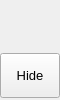
      <widget class="QFrame" name="leftMenuBg">
       <property name="enabled">
        <bool>true</bool>
       </property>
       <property name="minimumSize">
        <size>
         <width>60</width>
         <height>0</height>
        </size>
       </property>
       <property name="maximumSize">
        <size>
         <width>60</width>
         <height>16777215</height>
        </size>
       </property>
       <property name="frameShape">
        <enum>QFrame::NoFrame</enum>
       </property>
       <property name="frameShadow">
        <enum>QFrame::Raised</enum>
       </property>
       <layout class="QVBoxLayout" name="verticalLayout_3">
        <property name="spacing">
         <number>0</number>
        </property>
        <property name="leftMargin">
         <number>0</number>
        </property>
        <property name="topMargin">
         <number>0</number>
        </property>
        <property name="rightMargin">
         <number>0</number>
        </property>
        <property name="bottomMargin">
         <number>0</number>
        </property>
        <item>
         <widget class="QFrame" name="topLogoInfo">
          <property name="enabled">
           <bool>true</bool>
          </property>
          <property name="minimumSize">
           <size>
            <width>0</width>
            <height>50</height>
           </size>
          </property>
          <property name="maximumSize">
           <size>
            <width>16777215</width>
            <height>50</height>
           </size>
          </property>
          <property name="frameShape">
           <enum>QFrame::NoFrame</enum>
          </property>
          <property name="frameShadow">
           <enum>QFrame::Raised</enum>
          </property>
          <widget class="QFrame" name="topLogo">
           <property name="enabled">
            <bool>true</bool>
           </property>
           <property name="geometry">
            <rect>
             <x>10</x>
             <y>5</y>
             <width>42</width>
             <height>42</height>
            </rect>
           </property>
           <property name="minimumSize">
            <size>
             <width>42</width>
             <height>42</height>
            </size>
           </property>
           <property name="maximumSize">
            <size>
             <width>42</width>
             <height>42</height>
            </size>
           </property>
           <property name="styleSheet">
            <string notr="true">background-image: url(D:/QtProj/Hdf5Manager/icons/images/images/PyDracula.png);</string>
           </property>
           <property name="frameShape">
            <enum>QFrame::NoFrame</enum>
           </property>
           <property name="frameShadow">
            <enum>QFrame::Raised</enum>
           </property>
          </widget>
          <widget class="QLabel" name="titleLeftApp">
           <property name="enabled">
            <bool>true</bool>
           </property>
           <property name="geometry">
            <rect>
             <x>70</x>
             <y>8</y>
             <width>160</width>
             <height>20</height>
            </rect>
           </property>
           <property name="font">
            <font>
             <pointsize>12</pointsize>
             <italic>false</italic>
             <bold>false</bold>
            </font>
           </property>
           <property name="text">
            <string>PyDracula</string>
           </property>
           <property name="alignment">
            <set>Qt::AlignLeading|Qt::AlignLeft|Qt::AlignTop</set>
           </property>
          </widget>
          <widget class="QLabel" name="titleLeftDescription">
           <property name="enabled">
            <bool>true</bool>
           </property>
           <property name="geometry">
            <rect>
             <x>70</x>
             <y>27</y>
             <width>160</width>
             <height>16</height>
            </rect>
           </property>
           <property name="maximumSize">
            <size>
             <width>16777215</width>
             <height>16</height>
            </size>
           </property>
           <property name="font">
            <font>
             <pointsize>8</pointsize>
             <italic>false</italic>
             <bold>false</bold>
            </font>
           </property>
           <property name="text">
            <string>Modern GUI / Flat Style</string>
           </property>
           <property name="alignment">
            <set>Qt::AlignLeading|Qt::AlignLeft|Qt::AlignTop</set>
           </property>
          </widget>
         </widget>
        </item>
        <item>
         <widget class="QFrame" name="leftMenuFrame">
          <property name="enabled">
           <bool>true</bool>
          </property>
          <property name="frameShape">
           <enum>QFrame::NoFrame</enum>
          </property>
          <property name="frameShadow">
           <enum>QFrame::Raised</enum>
          </property>
          <widget class="QFrame" name="toggleBox">
           <property name="enabled">
            <bool>true</bool>
           </property>
           <property name="geometry">
            <rect>
             <x>0</x>
             <y>3</y>
             <width>60</width>
             <height>45</height>
            </rect>
           </property>
           <property name="maximumSize">
            <size>
             <width>16777215</width>
             <height>45</height>
            </size>
           </property>
           <property name="frameShape">
            <enum>QFrame::NoFrame</enum>
           </property>
           <property name="frameShadow">
            <enum>QFrame::Raised</enum>
           </property>
           <layout class="QVBoxLayout" name="verticalLayout_4">
            <property name="spacing">
             <number>0</number>
            </property>
            <property name="leftMargin">
             <number>0</number>
            </property>
            <property name="topMargin">
             <number>0</number>
            </property>
            <property name="rightMargin">
             <number>0</number>
            </property>
            <property name="bottomMargin">
             <number>0</number>
            </property>
            <item>
             <widget class="QPushButton" name="toggleButton">
              <property name="enabled">
               <bool>true</bool>
              </property>
              <property name="sizePolicy">
               <sizepolicy hsizetype="Expanding" vsizetype="Fixed">
                <horstretch>0</horstretch>
                <verstretch>0</verstretch>
               </sizepolicy>
              </property>
              <property name="minimumSize">
               <size>
                <width>0</width>
                <height>45</height>
               </size>
              </property>
              <property name="font">
               <font>
                <pointsize>10</pointsize>
                <italic>false</italic>
                <bold>false</bold>
               </font>
              </property>
              <property name="cursor">
               <cursorShape>PointingHandCursor</cursorShape>
              </property>
              <property name="layoutDirection">
               <enum>Qt::LeftToRight</enum>
              </property>
              <property name="autoFillBackground">
               <bool>false</bool>
              </property>
              <property name="styleSheet">
               <string notr="true">background-image: url(C:/Users/Andrea/Desktop/Hdf5Manager/icons/images/icons/icon_menu.png);</string>
              </property>
              <property name="text">
               <string>Hide</string>
              </property>
             </widget>
            </item>
           </layout>
          </widget>
          <widget class="QFrame" name="topMenu">
           <property name="enabled">
            <bool>true</bool>
           </property>
           <property name="geometry">
            <rect>
             <x>0</x>
             <y>48</y>
             <width>148</width>
             <height>231</height>
            </rect>
           </property>
           <property name="frameShape">
            <enum>QFrame::NoFrame</enum>
           </property>
           <property name="frameShadow">
            <enum>QFrame::Raised</enum>
           </property>
           <layout class="QVBoxLayout" name="verticalLayout_8">
            <item>
             <widget class="QPushButton" name="btn_home">
              <property name="enabled">
               <bool>true</bool>
              </property>
              <property name="sizePolicy">
               <sizepolicy hsizetype="Expanding" vsizetype="Fixed">
                <horstretch>0</horstretch>
                <verstretch>0</verstretch>
               </sizepolicy>
              </property>
              <property name="minimumSize">
               <size>
                <width>0</width>
                <height>45</height>
               </size>
              </property>
              <property name="font">
               <font>
                <pointsize>10</pointsize>
                <italic>false</italic>
                <bold>false</bold>
               </font>
              </property>
              <property name="cursor">
               <cursorShape>PointingHandCursor</cursorShape>
              </property>
              <property name="layoutDirection">
               <enum>Qt::LeftToRight</enum>
              </property>
              <property name="styleSheet">
               <string notr="true">background-image: url(C:/Users/Andrea/Desktop/Hdf5Manager/icons/images/icons/cil-home.png);</string>
              </property>
              <property name="text">
               <string>Home</string>
              </property>
             </widget>
            </item>
            <item>
             <widget class="QPushButton" name="btn_test">
              <property name="enabled">
               <bool>true</bool>
              </property>
              <property name="sizePolicy">
               <sizepolicy hsizetype="Expanding" vsizetype="Fixed">
                <horstretch>0</horstretch>
                <verstretch>0</verstretch>
               </sizepolicy>
              </property>
              <property name="minimumSize">
               <size>
                <width>130</width>
                <height>45</height>
               </size>
              </property>
              <property name="font">
               <font>
                <pointsize>10</pointsize>
                <italic>false</italic>
                <bold>false</bold>
               </font>
              </property>
              <property name="cursor">
               <cursorShape>PointingHandCursor</cursorShape>
              </property>
              <property name="layoutDirection">
               <enum>Qt::LeftToRight</enum>
              </property>
              <property name="styleSheet">
               <string notr="true">background-image: url(C:/Users/Andrea/Desktop/Hdf5Manager/icons/images/icons/cil-gamepad.png);</string>
              </property>
              <property name="text">
               <string>Search</string>
              </property>
             </widget>
            </item>
            <item>
             <widget class="QPushButton" name="btn_create_page">
              <property name="enabled">
               <bool>true</bool>
              </property>
              <property name="sizePolicy">
               <sizepolicy hsizetype="Expanding" vsizetype="Fixed">
                <horstretch>0</horstretch>
                <verstretch>0</verstretch>
               </sizepolicy>
              </property>
              <property name="minimumSize">
               <size>
                <width>0</width>
                <height>45</height>
               </size>
              </property>
              <property name="font">
               <font>
                <pointsize>10</pointsize>
                <italic>false</italic>
                <bold>false</bold>
               </font>
              </property>
              <property name="cursor">
               <cursorShape>PointingHandCursor</cursorShape>
              </property>
              <property name="layoutDirection">
               <enum>Qt::LeftToRight</enum>
              </property>
              <property name="styleSheet">
               <string notr="true">background-image: url(C:/Users/Andrea/Desktop/Hdf5Manager/icons/images/icons/cil-file.png);</string>
              </property>
              <property name="text">
               <string>Create</string>
              </property>
             </widget>
            </item>
            <item>
             <widget class="QPushButton" name="btn_widgets">
              <property name="enabled">
               <bool>true</bool>
              </property>
              <property name="sizePolicy">
               <sizepolicy hsizetype="Expanding" vsizetype="Fixed">
                <horstretch>0</horstretch>
                <verstretch>0</verstretch>
               </sizepolicy>
              </property>
              <property name="minimumSize">
               <size>
                <width>0</width>
                <height>45</height>
               </size>
              </property>
              <property name="font">
               <font>
                <pointsize>10</pointsize>
                <italic>false</italic>
                <bold>false</bold>
               </font>
              </property>
              <property name="cursor">
               <cursorShape>PointingHandCursor</cursorShape>
              </property>
              <property name="layoutDirection">
               <enum>Qt::LeftToRight</enum>
              </property>
              <property name="styleSheet">
               <string notr="true">background-image: url(C:/Users/Andrea/Desktop/Hdf5Manager/icons/images/icons/cil-gamepad.png);</string>
              </property>
              <property name="text">
               <string>Widgets</string>
              </property>
             </widget>
            </item>
           </layout>
          </widget>
          <widget class="QFrame" name="bottomMenu">
           <property name="enabled">
            <bool>true</bool>
           </property>
           <property name="geometry">
            <rect>
             <x>0</x>
             <y>603</y>
             <width>60</width>
             <height>45</height>
            </rect>
           </property>
           <property name="frameShape">
            <enum>QFrame::NoFrame</enum>
           </property>
           <property name="frameShadow">
            <enum>QFrame::Raised</enum>
           </property>
           <layout class="QVBoxLayout" name="verticalLayout_9">
            <property name="spacing">
             <number>0</number>
            </property>
            <property name="leftMargin">
             <number>0</number>
            </property>
            <property name="topMargin">
             <number>0</number>
            </property>
            <property name="rightMargin">
             <number>0</number>
            </property>
            <property name="bottomMargin">
             <number>0</number>
            </property>
            <item>
             <widget class="QPushButton" name="toggleLeftBox">
              <property name="enabled">
               <bool>true</bool>
              </property>
              <property name="sizePolicy">
               <sizepolicy hsizetype="Expanding" vsizetype="Fixed">
                <horstretch>0</horstretch>
                <verstretch>0</verstretch>
               </sizepolicy>
              </property>
              <property name="minimumSize">
               <size>
                <width>0</width>
                <height>45</height>
               </size>
              </property>
              <property name="font">
               <font>
                <pointsize>10</pointsize>
                <italic>false</italic>
                <bold>false</bold>
               </font>
              </property>
              <property name="cursor">
               <cursorShape>PointingHandCursor</cursorShape>
              </property>
              <property name="layoutDirection">
               <enum>Qt::LeftToRight</enum>
              </property>
              <property name="styleSheet">
               <string notr="true">background-image: url(C:/Users/Andrea/Desktop/Hdf5Manager/icons/images/icons/icon_settings.png);</string>
              </property>
              <property name="text">
               <string>Left Box</string>
              </property>
             </widget>
            </item>
           </layout>
          </widget>
         </widget>
        </item>
       </layout>
      </widget>
